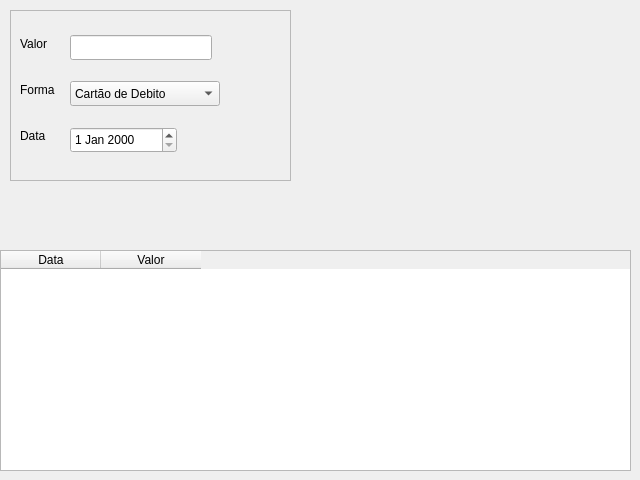
<?xml version="1.0" encoding="UTF-8"?>
<ui version="4.0">
 <class>MainWindow</class>
 <widget class="QMainWindow" name="MainWindow">
  <property name="geometry">
   <rect>
    <x>0</x>
    <y>0</y>
    <width>640</width>
    <height>480</height>
   </rect>
  </property>
  <property name="windowTitle">
   <string>MainWindow</string>
  </property>
  <widget class="QWidget" name="centralwidget">
   <widget class="QFrame" name="frame_dados">
    <property name="geometry">
     <rect>
      <x>10</x>
      <y>10</y>
      <width>281</width>
      <height>171</height>
     </rect>
    </property>
    <property name="frameShape">
     <enum>QFrame::StyledPanel</enum>
    </property>
    <property name="frameShadow">
     <enum>QFrame::Raised</enum>
    </property>
    <widget class="QLabel" name="label">
     <property name="geometry">
      <rect>
       <x>10</x>
       <y>25</y>
       <width>36</width>
       <height>17</height>
      </rect>
     </property>
     <property name="text">
      <string>Valor</string>
     </property>
    </widget>
    <widget class="QComboBox" name="comboBox">
     <property name="geometry">
      <rect>
       <x>60</x>
       <y>71</y>
       <width>150</width>
       <height>25</height>
      </rect>
     </property>
     <item>
      <property name="text">
       <string>Cartão de Debito</string>
      </property>
     </item>
     <item>
      <property name="text">
       <string>Cartão de Credito</string>
      </property>
     </item>
     <item>
      <property name="text">
       <string>Dinheiro</string>
      </property>
     </item>
    </widget>
    <widget class="QLabel" name="label_2">
     <property name="geometry">
      <rect>
       <x>10</x>
       <y>71</y>
       <width>44</width>
       <height>17</height>
      </rect>
     </property>
     <property name="text">
      <string>Forma</string>
     </property>
    </widget>
    <widget class="QDateEdit" name="dateEdit">
     <property name="geometry">
      <rect>
       <x>60</x>
       <y>117</y>
       <width>107</width>
       <height>26</height>
      </rect>
     </property>
    </widget>
    <widget class="QLabel" name="label_3">
     <property name="geometry">
      <rect>
       <x>10</x>
       <y>117</y>
       <width>33</width>
       <height>17</height>
      </rect>
     </property>
     <property name="text">
      <string>Data</string>
     </property>
    </widget>
    <widget class="QLineEdit" name="lineEdit">
     <property name="geometry">
      <rect>
       <x>60</x>
       <y>25</y>
       <width>142</width>
       <height>25</height>
      </rect>
     </property>
    </widget>
   </widget>
   <widget class="QTableWidget" name="tableWidget">
    <property name="geometry">
     <rect>
      <x>0</x>
      <y>250</y>
      <width>631</width>
      <height>221</height>
     </rect>
    </property>
    <column>
     <property name="text">
      <string>Data</string>
     </property>
    </column>
    <column>
     <property name="text">
      <string>Valor</string>
     </property>
    </column>
   </widget>
  </widget>
 </widget>
 <resources/>
 <connections/>
</ui>
